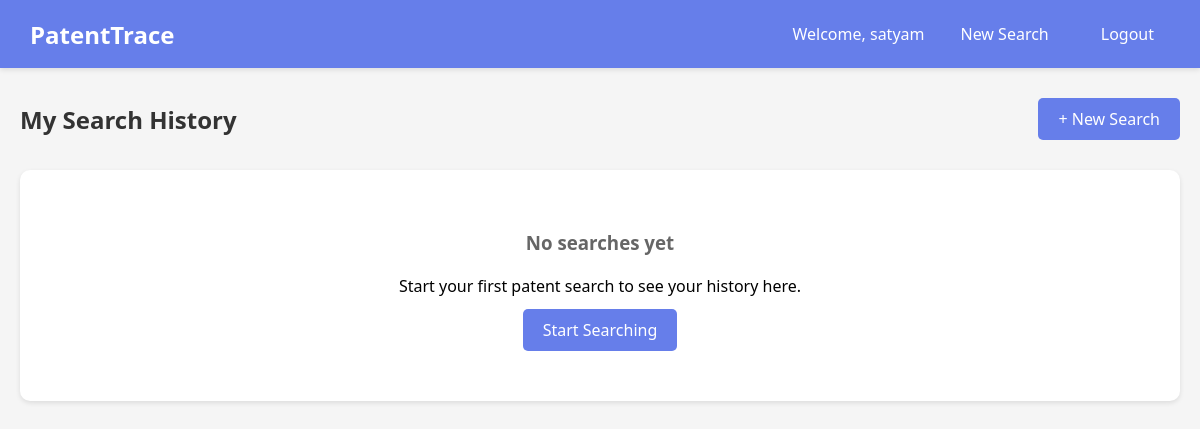
The app's page /dashboard/ (signed in), older data.
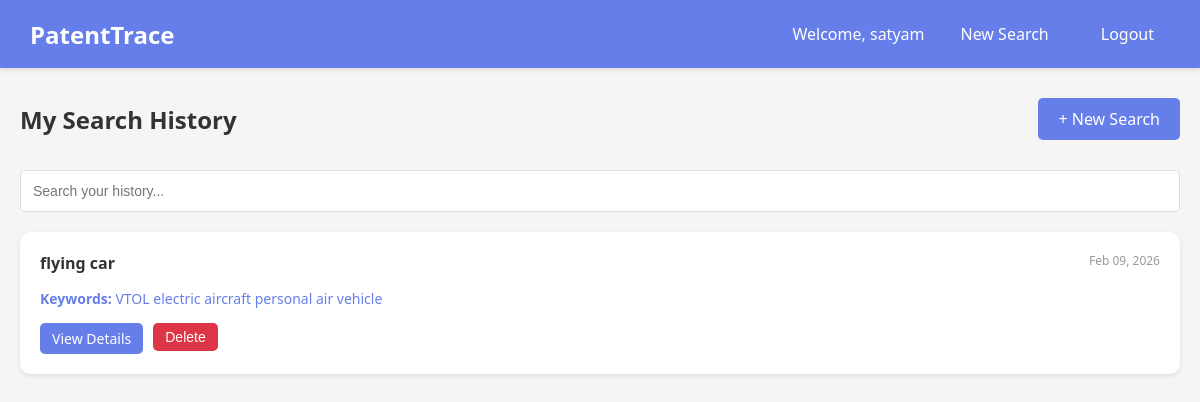
The same page, newer data.
### search/models.py (models this page shows, shortened)
class SearchHistory(models.Model):
    user = models.ForeignKey(User, on_delete=models.CASCADE, related_name='searches')
    search_text = models.TextField()
    keywords_extracted = models.CharField(max_length=500)
    patent_data = models.TextField()
    analysis_result = models.TextField()
    created_at = models.DateTimeField(auto_now_add=True)
    updated_at = models.DateTimeField(auto_now=True)
    class Meta:
        ordering = ['-created_at']
        indexes = [
            models.Index(fields=['user', '-created_at']),
        ]
        verbose_name_plural = 'Search Histories'

### search/dashboard_views.py (the view)
# urls.py: path('dashboard/', dashboard_views.dashboard_view, name='dashboard'),
@login_required
def dashboard_view(request):
    query = request.GET.get('q', '')
    searches = SearchHistory.objects.filter(user=request.user)
    if query:
        searches = searches.filter(
            Q(search_text__icontains=query) |
            Q(keywords_extracted__icontains=query) |
            Q(analysis_result__icontains=query)
        )
    return render(request, 'dashboard.html', {
        'searches': searches,
        'query': query
    })

### templates/dashboard.html (shortened to what this page needs)
<!DOCTYPE html>
<html lang="en">
<head>
</head>
<body>
    <nav class="navbar">
        <h1>PatentTrace</h1>
        <div class="navbar-links">
            <span>Welcome, {{ user.username }}</span>
            <a href="{% url 'search_patents' %}">New Search</a>
            <a href="{% url 'logout' %}">Logout</a>
        </div>
    </nav>
    <div class="container">
        <div class="header">
            <h2>My Search History</h2>
            <a href="{% url 'search_patents' %}" class="btn">+ New Search</a>
        </div>
        {% if searches %}
        <div class="search-box">
            <form method="get">
                <input type="text" name="q" placeholder="Search your history..." value="{{ query }}">
            </form>
        </div>
        {% for search in searches %}
        <div class="search-card">
            <div class="search-card-header">
                <div class="search-card-title">{{ search.search_text|truncatewords:20 }}</div>
                <div class="search-card-date">{{ search.created_at|date:"M d, Y" }}</div>
            </div>
            <div class="search-card-keywords">
                <strong>Keywords:</strong> {{ search.keywords_extracted }}
            </div>
            <div class="search-card-actions">
                <a href="{% url 'search_detail' search.id %}" class="btn-view">View Details</a>
                <form method="post" action="{% url 'delete_search' search.id %}" style="display: inline;">
                    <button type="submit" class="btn-delete" onclick="return confirm('Are you sure you want to delete this search?')">Delete</button>
                </form>
            </div>
        </div>
        {% endfor %}
        {% else %}
        <div class="empty-state">
            <h3>No searches yet</h3>
            <p>Start your first patent search to see your history here.</p>
            <br>
            <a href="{% url 'search_patents' %}" class="btn">Start Searching</a>
        </div>
        {% endif %}
    </div>
</body>
</html>

Row changes from the older to the newer data that the page shows:
added SearchHistory: search_text "flying car", created_at "Feb 09, 2026", keywords_extracted "VTOL electric aircraft personal air vehicle"
Text that changed along with them:
text no longer shown: "No searches yet Start your first patent search to see your history here. Start Searching"
